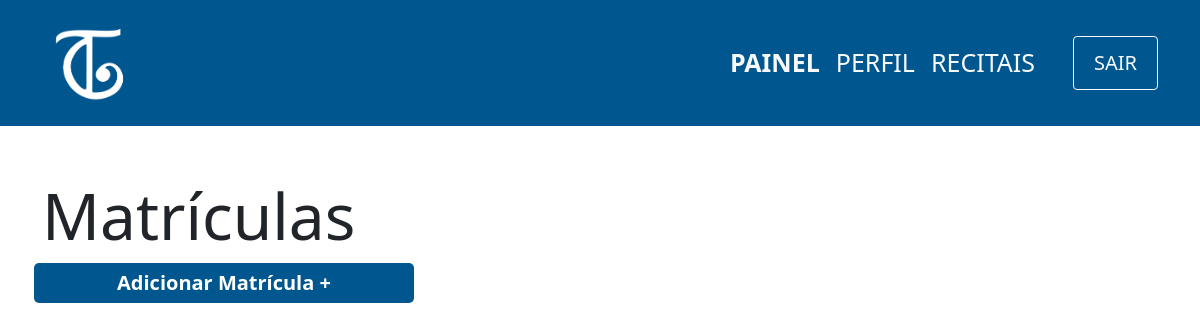
Before: /view/matricula/index.php (signed in) with the older database file.
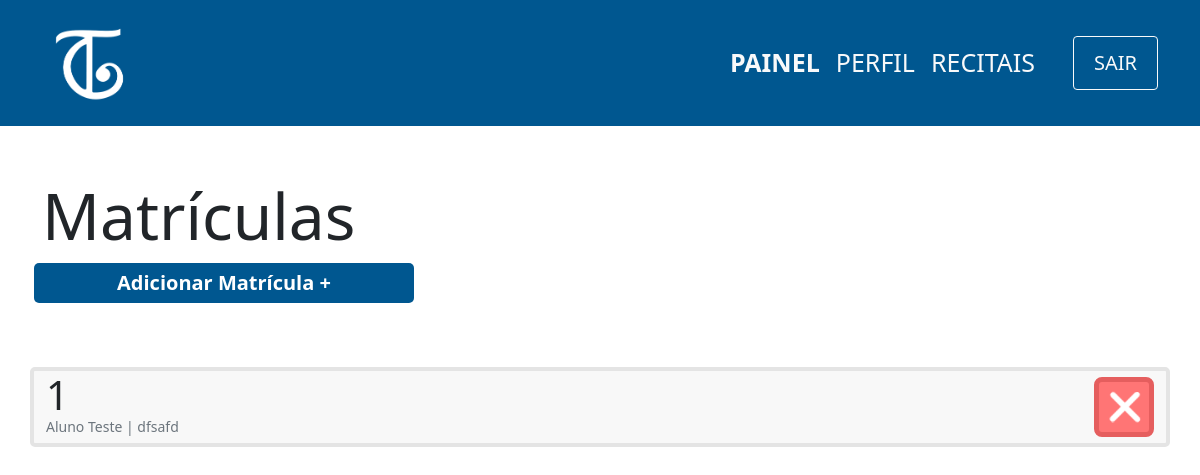
After: the same page with the newer database file.
### tables this page shows
CREATE TABLE matricula(
                id INTEGER PRIMARY KEY,
                id_aluno integer not null,
                id_curso integer not null,    
                foreign key (id) references curso(id_curso) ON DELETE CASCADE,
                foreign key (id) references aluno(id_aluno) ON DELETE CASCADE
            );

CREATE TABLE aluno(
                id INTEGER PRIMARY KEY,
                cpf varchar(11) not null,
                nome varchar(100) not null,
                username varchar(100) UNIQUE not null,
                responsavel varchar(100),
                data_nasc date not null,
                senha varchar(100) not null,
                email varchar(100) UNIQUE not null                    
            );

CREATE TABLE curso(
                id INTEGER PRIMARY KEY,
                nome varchar(100) not null,
                id_professor integer not null,
                FOREIGN KEY (id) references professor(id_professor) ON DELETE CASCADE
            );

### controller/matricula/index.php (called while the page is built)
<?php
    require '../../db/connection.php';
    try {
        $sql=$db->prepare('SELECT matricula.id,curso.nome as nomeCurso,aluno.nome as nomeAluno
        FROM MATRICULA join CURSO on CURSO.id = MATRICULA.id_curso
        JOIN ALUNO on ALUNO.id = MATRICULA.id_aluno');
        $sql->execute();
        $matriculas=$sql->fetchAll(PDO::FETCH_ASSOC);
    } catch (PDOException $e) {
        echo 'Erro ao executar comando no banco de dados: ' . $e->getMessage();
        exit();
    }
?>

### view/matricula/index.php (the view, shortened to what this page needs)
<?php
    include '../../layouts/navbar.php';
    include '../../controller/matricula/index.php';
?>
<div class="container">
    <div class="row mt-5">
        <h1 class="mt-1 display-3">Matrículas</h1>
        <span class="btn-principal col-md-4 col-sm-12 mx-1 text-center mb-5" onclick="location.href='cadastro.php'">
            <a href="cadastro.php">Adicionar Matrícula +</a>
        </span>
        <?php
            foreach($matriculas as $matricula){
                echo '
                <div class="col-12 card d-flex flex-row justify-content-between mt-3">
                    <div class="d-flex flex-column">
                        <p class="m-0 display-6">'.$matricula['id'].'</p>
                        <p class="m-0 text-muted display-3 mb-2" style="font-size:14px">'.$matricula['nomeAluno'].' | '.$matricula['nomeCurso'].'</p>
                    </div>
                    <div class="d-flex align-items-center" id="'.$matricula['id'].'">
                        <button onclick="location.href=\'../../controller/matricula/delete.php?id='.$matricula['id'].'\';" class="btn-remover">
                            <img src="../../images/delete-icon.png" width=40px>
                        </button>
                    </div>
                </div>
                ';
            }?>
    </div>
</div>

### layouts/header.php (shortened to what this page needs)
<?php
    echo'   <!doctype html>
    <html lang="pt-br">
      <head>
        <meta charset="utf-8">
        <meta name="viewport" content="width=device-width, initial-scale=1">
        <link href="https://cdn.jsdelivr.net/npm/bootstrap@5.1.3/dist/css/bootstrap.min.css" rel="stylesheet">
        <script src="https://cdn.jsdelivr.net/npm/bootstrap@5.1.3/dist/js/bootstrap.bundle.min.js"></script>
        <link href="http://fonts.googleapis.com/css?family=Roboto" rel="stylesheet" type="text/css">
        <link href="../../css/style.css" rel="stylesheet" type="text/css">
        <title>Toque Cultural</title>
    </head>
    <style>
        .azul-cultural{
            background-color: #005790;
        }
        .nav-link{
            font-size: 25px;
            font-weight: 300;
        }
        .nav-link:hover{
            text-decoration: underline;
            background-color: #004a7c;
        }
        .active{
            font-weight: 600 !important;
        }
    </style>
    <body>';
?>

### layouts/navbar.php (shortened to what this page needs)
<?php
    include 'header.php';
    echo('
    <nav class="navbar navbar-expand-lg navbar-light azul-cultural">
        <div class="container d-flex flex-md-row flex-sm-column">
            <a class="navbar-brand" href="#"><img src="../../images/logo-2-branco.png" width="100px"></a>
            <div class="justify-content-md-right justify-content-sm-center">
                <button class="navbar-toggler text-white" type="btn-secundario" data-bs-toggle="collapse" data-bs-target="#navbarSupportedContent" aria-controls="navbarSupportedContent" aria-expanded="false" aria-label="Toggle navigation">
                    <span class="navbar-toggler-icon"></span>
                </button>
                <div class="collapse navbar-collapse align-right" id="navbarSupportedContent">
                    <ul class="navbar-nav mr-auto mt-2 mt-lg-0">');
                    if($_SESSION['Acesso']=='adm'){
                        echo('
                        <li class="nav-item">
                            <a class="nav-link text-light" href="../adm/painel.php" id="nav-painel">PAINEL</a>
                        </li>
                        ');
                    }
                    echo('
                        <li class="nav-item">
                            <a class="nav-link text-light" href="../../rotas/perfil.php" id="nav-perfil">PERFIL</a>
                        </li>
                        <li class="nav-item" style="margin-right: 30px;">
                            <a class="nav-link text-light" href="#" id="nav-recitais">RECITAIS</a>
                        </li>
                        <form action="../../controller/login/logout.php" method="POST">
                            <input type="submit" class="btn btn-outline-light mt-auto " style="font-size: 20px; height: 100%; padding: 0px 20px;" value="SAIR">
                        </form>
                    </ul>
                </div>
            </div>
        </div>
      </nav>
      ');
?>

### css/style.css (style rules this page uses)
a { text-decoration: none; color:white; }
.btn-principal { background-color: #005790; color:white; padding: 5px 25px; font-weight: 600; font-size:20px; border:none; border-radius:5px; cursor: pointer; text-decoration: none; }
.card { background-color:#F8F8F8; border: 4px solid #E4E4E4; border-radius: 5px; }
.btn-remover { background-color:#FF7575; border: 5px solid #E55E5E; color:white; border-radius:8px; width:60px; height:60px; cursor: pointer; }

### layouts/header.php (style rules this page uses)
.azul-cultural { background-color: #005790; }
.nav-link { font-size: 25px; font-weight: 300; }
.active { font-weight: 600 !important; }

Changed rows visible on the page:
added matricula: id "1", id_aluno.nome "Aluno Teste", id.nome "dfsafd"
